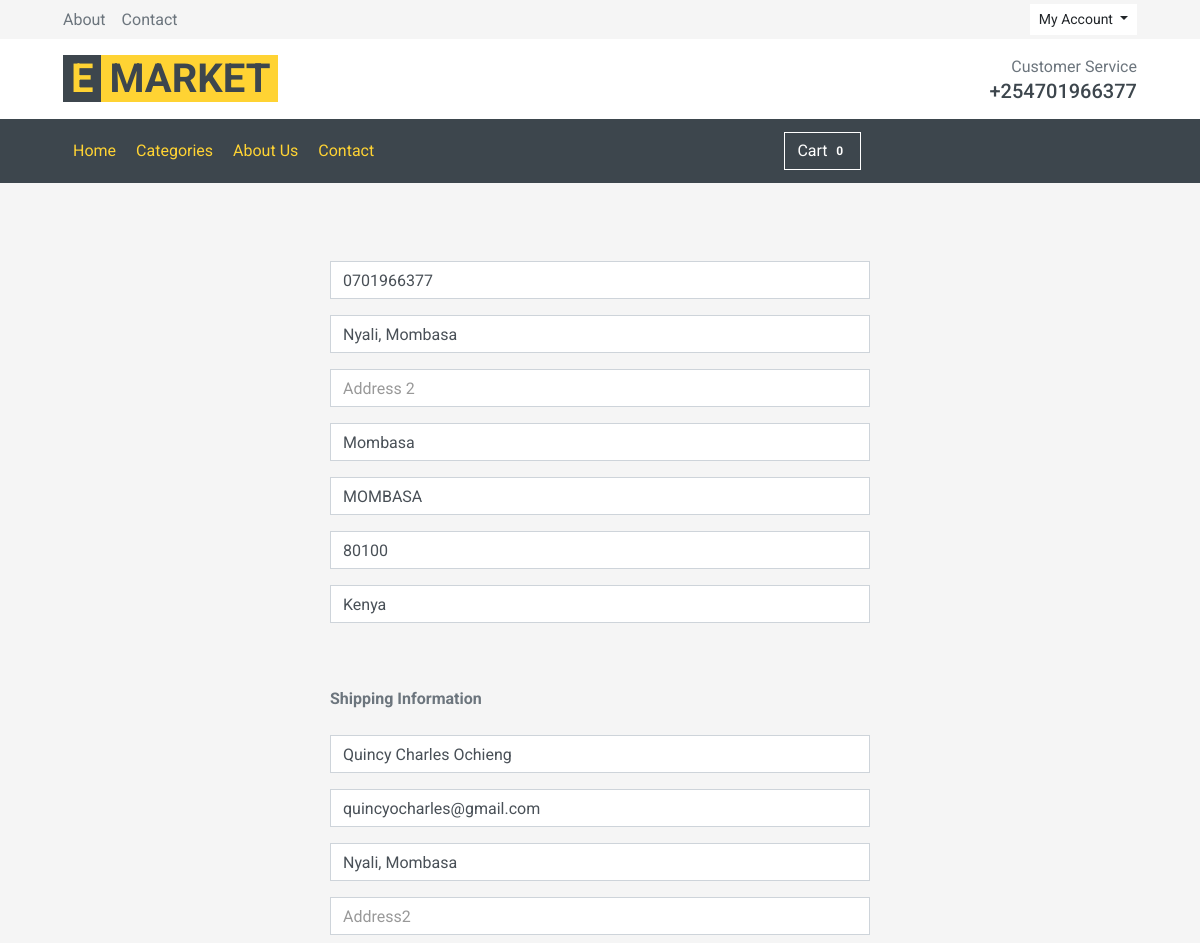
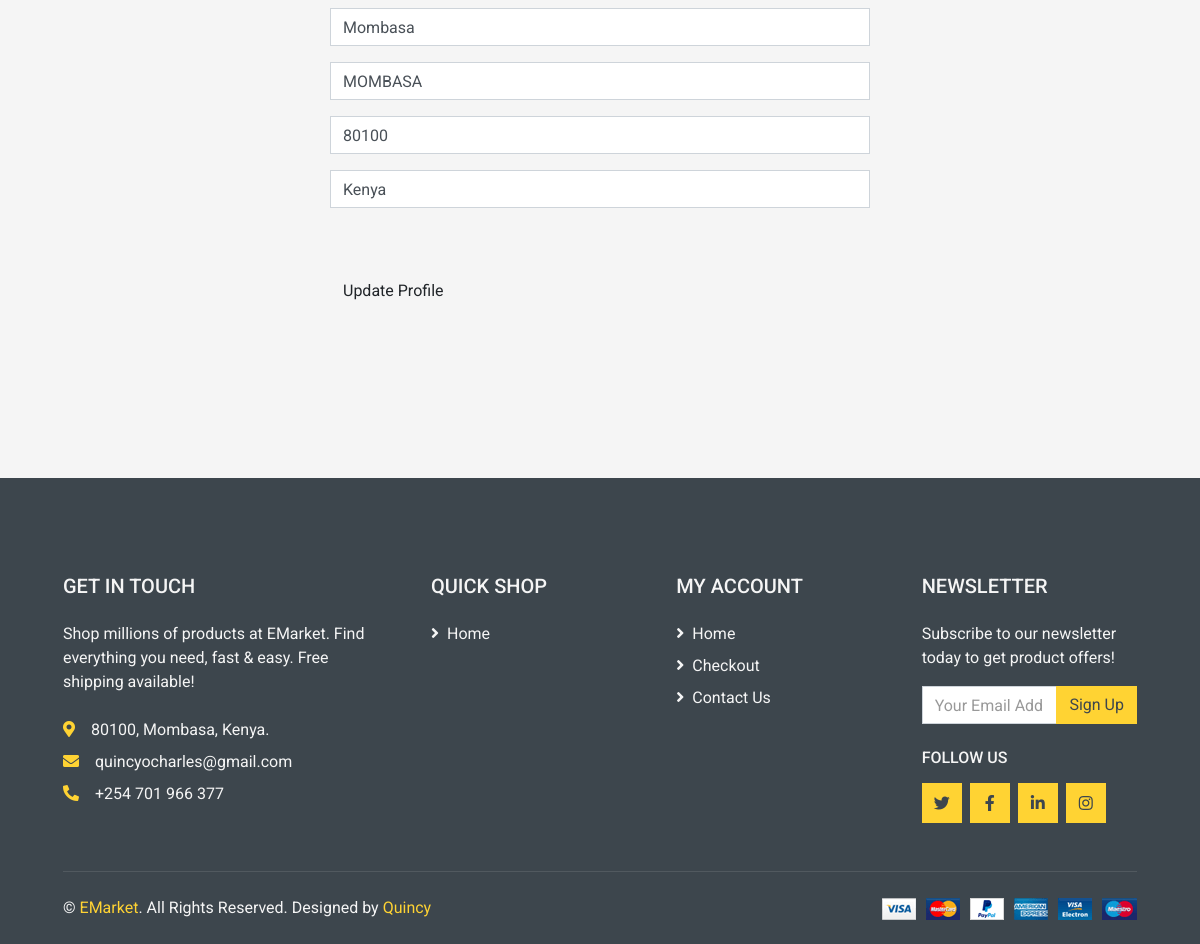
/update_info/ (signed in), run on the app's committed database (2 pictures, top to bottom).
### store/models.py (models this page shows, shortened)
class Profile(models.Model):
    user = models.OneToOneField(User, on_delete=models.CASCADE)
    date_modified = models.DateTimeField(User, auto_now=True)
    phone = models.CharField(max_length=20, blank=True)
    address1 = models.CharField(max_length=200, blank=True)
    address2 = models.CharField(max_length=200, blank=True)
    city = models.CharField(max_length=200, blank=True)
    state = models.CharField(max_length=200, blank=True)
    zipcode = models.CharField(max_length=200, blank=True)
    country = models.CharField(max_length=200, blank=True)
    old_cart = models.CharField(max_length=200, blank=True, null=True)

### payment/models.py (models this page shows, shortened)
class ShippingAddress(models.Model):
    user = models.ForeignKey(
        User, on_delete=models.CASCADE, null=True, blank=True)
    shipping_full_name = models.CharField(max_length=255)
    shipping_email = models.CharField(max_length=255)
    shipping_address1 = models.CharField(max_length=255)
    shipping_address2 = models.CharField(max_length=255, null=True, blank=True)
    shipping_city = models.CharField(max_length=255)
    shipping_state = models.CharField(max_length=255, null=True, blank=True)
    shipping_zipcode = models.CharField(max_length=255, null=True, blank=True)
    shipping_country = models.CharField(max_length=255)
    class Meta:
        verbose_name_plural = "Shipping Address"

### store/views.py (the view)
# urls.py: path('update_info/', views.update_info, name='update_info'),
def update_info(request):
    if request.user.is_authenticated:
        current_user = Profile.objects.get(user__id=request.user.id)
        shipping_user = ShippingAddress.objects.get(user__id=request.user.id)
        form = UserInfoForm(request.POST or None, instance=current_user)
        shipping_form = ShippingForm(
            request.POST or None, instance=shipping_user)
        if form.is_valid() or shipping_form.is_valid():
            form.save()
            shipping_form.save()
            messages.success(request, "Your Info Has Been Updated!!")
            return redirect('home')
        return render(request, "update_info.html", {'form': form, 'shipping_form': shipping_form})
    else:
        messages.success(
            request, "You Must Be Logged In To Access That Page!!")
        return redirect('home')

### cart/cart.py (called while the page is built)
    def __len__(self):
        return len(self.cart)

### cart/context_processors.py (called while the page is built)
def cart(request):
    return {'cart': Cart(request)}

### store/templates/update_info.html
{% extends 'base.html' %} {% block content %}
<div class="container">
  <div class="row justify-content-center">
    <div class="col-md-6">
      <br /><br />
      <form method="POST" action="{% url 'update_info' %}">
        {% csrf_token %} {{ form.as_p }}
        <br /><br />
        <strong>Shipping Information</strong>
        <br /><br />
        {{ shipping_form.as_p }}
        <br /><br />
        <button type="submit" class="btn btn-secondary">Update Profile</button>
      </form>
      <br /><br />
    </div>
  </div>
</div>
<br /><br /><br />
{% endblock %}

### data on the page
Profile: phone "0701966377", address1 "Nyali, Mombasa", city "Mombasa", state "MOMBASA", zipcode "80100", country "Kenya"
ShippingAddress: shipping_full_name "Quincy Charles Ochieng", shipping_email "quincyocharles@gmail.com", shipping_address1 "Nyali, Mombasa", shipping_city "Mombasa", shipping_state "MOMBASA", shipping_zipcode "80100", shipping_country "Kenya"

### other printed values
{{ cart|length }} "0"
